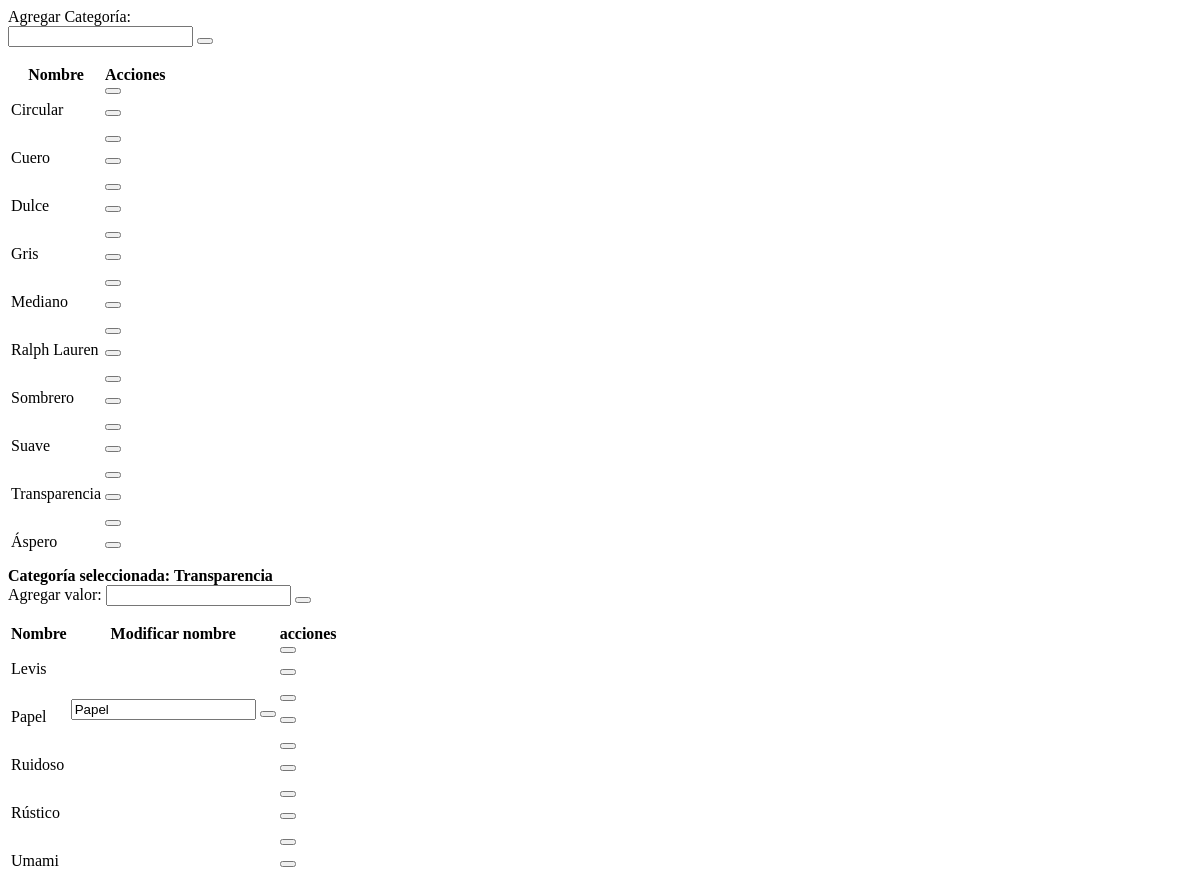
The app's page /articles_categories_values_update/1/1 (signed in), older data.
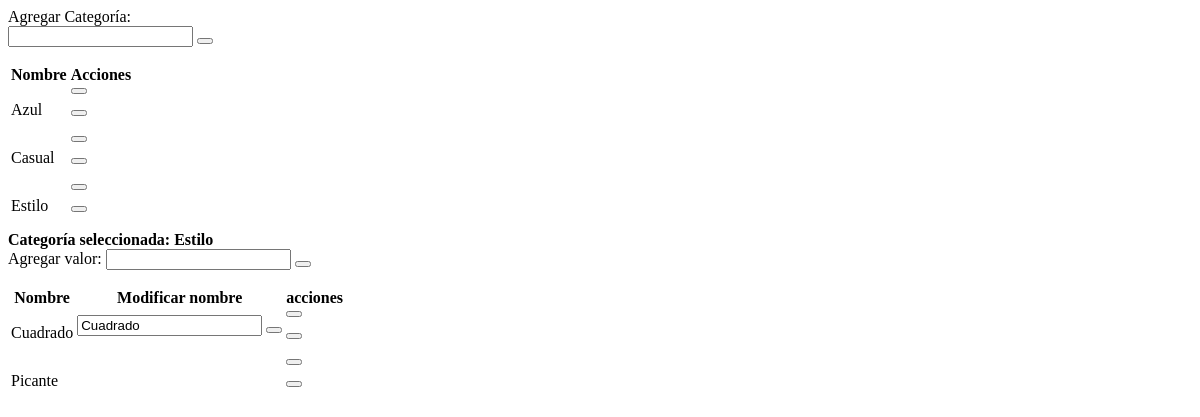
The same page, newer data.
### articles/models.py (models this page shows, shortened)
class Category(models.Model):
    name = models.CharField(max_length=100, unique=True)
    class Meta:
        verbose_name = 'Categoría'
        verbose_name_plural = 'Categorías'
        ordering = ['name']

class Value(models.Model):
    name = models.CharField(max_length=100)
    category_id = models.ForeignKey(Category,on_delete=models.CASCADE)
    class Meta:
        unique_together = ('name', 'category_id')
        verbose_name = 'Valor'
        verbose_name_plural = 'Valores'
        ordering = ['name']

### articles/views.py (the view)
# urls.py: path('articles_categories_values_update/<int:cat_id>/<int:val_id>', articles_views.articles_value_update, name="value_update"),
def articles_value_update(request, cat_id, val_id, art_id=None):
    context={}
    value_to_update = Value.objects.get(id = val_id)
    template = 'articles_category_value_section.html'
    if not string_is_empty(art_id):
        article_to_update = Article.objects.get(id = art_id)
        context['article_to_update'] = article_to_update
        context['articles_any'] = [article_to_update]
    category_to_update = Category.objects.get(id = cat_id)
    context['category_to_update'] = category_to_update
    context["categories"] = Category.objects.all()
    context['value_to_update'] = value_to_update
    context['values'] = Value.objects.filter(category_id = category_to_update)
    context["answer_title_values"] = f"Categoría seleccionada: {category_to_update.name}"
    context["name_value_edition"] = True
    return render_login_required(request, template, context)

### articles/utils.py (called while the page is built)
@login_required
def render_login_required(request, template: str,context: dict):
    return render(request, template, context)

def string_is_empty(s):
    print("Its empty name? --> checking...")
    return s is None or s.strip() == ''

### articles/templates/articles/htmx/articles_category_value_section.html (shortened to what this page needs)
<div id="articles_category_value_section">
    {% include 'categories_table.html' %}
</div>

### articles/templates/articles/partials/categories_table.html (shortened to what the changed rows need)
<div id="categories_table" class="overflow-x-auto">
    <div class="flex flex-col md:flex-row" class="md:flex md:justify-center">
        <div class="md:w-1/2 bg-gradient-to-tr from-amber-300 to-amber-100 rounded-md  border-2 p-4 m-8 shadow-slate-600 shadow-sm border-separate border-amber-100">
            {% if categories %}
                <table class="mx-auto table-auto font-mono text-red-900  shadow-slate-600 shadow-sm bg-amber-200 border-separate border-2 border-amber-100 rounded-md p-4 m-8">
                    <thead class="p-3 m-3">
                        <tr class="bg-amber-300">
                            <th>Nombre</th>
                            <th>Acciones</th>
                        </tr>
                    </thead>
                    <tbody class="bg-amber-100">
                    {% for category in categories %}
                        <tr>
                            <td>{{category.name}}</td>
                            <td class="flex justify-between">
                                {% if article_to_update %}
                                    <form hx-get="{% url 'category_update' external_link="False" cat_id=category.id art_id=article_to_update.id %}" hx-swap="outerHTML" hx-target="#articles_category_value_section" >
                                        <button ion-button icon-only type="submit">
                                            <ion-icon name="create-outline"
                                            class="text-amber-50 rounded-tl-lg rounded-br-lg bg-gradient-to-tr from-red-900 to-red-700 px-4 py-2 shadow-md shadow-slate-800 transition hover:-translate-y-0.5 duration-300 hover:shadow-xl hover:shadow-slate-400 cursor-pointer mr-2"
                                            ></ion-icon>
                                        </button>
                                    </form>
                                    <form hx-delete="{% url 'category_delete' cat_id=category.id art_id=article_to_update.id %}" hx-headers='{"X-CSRFToken": "{{ csrf_token }}"}' hx-swap="outerHTML" hx-target="#articles_category_value_section" hx-confirm="¿Está seguro de que desea eliminar la categoría: {{category.name}}?">
                                        <button type="submit" ion-button icon-only >
                                            <ion-icon name="trash-outline"
                                            class="text-amber-50 rounded-tl-lg rounded-br-lg bg-gradient-to-tr from-red-900 to-red-700 px-4 py-2 shadow-md shadow-slate-800 transition hover:-translate-y-0.5 duration-300 hover:shadow-xl hover:shadow-slate-400 cursor-pointer"
                                            ></ion-icon>
                                        </button>
                                    </form>
                                {% else %}
                                    <form hx-get="{% url 'category_update' external_link="False" cat_id=category.id  %}" hx-swap="outerHTML" hx-target="#articles_category_value_section" >
                                        <button ion-button icon-only type="submit">
                                        </button>
                                    </form>
                                    <form hx-delete="{% url 'category_delete' cat_id=category.id %}" hx-headers='{"X-CSRFToken": "{{ csrf_token }}"}' hx-swap="outerHTML" hx-target="#articles_category_value_section" hx-confirm="¿Está seguro de que desea eliminar la categoría: {{category.name}}?">
                                        <button type="submit" ion-button icon-only >
                                        </button>
                                    </form>
                                {% endif %}
                            </td>
                        </tr>
                    {% endfor %}
                    </tbody>
                </table>
            {% endif %}
        </div>
        <div class="md:w-1/2 bg-gradient-to-tr from-amber-300 to-amber-100 rounded-md  border-2 p-4 m-8 shadow-slate-600 shadow-sm border-separate border-amber-100">
            <div>
                <b value="category_to_update.id" class="text-center">{{answer_title_values}}</b>
            </div>
            {% if values %}
            <table class="mx-auto table-auto font-mono text-red-900  shadow-slate-600 shadow-sm bg-amber-200 border-separate border-2 border-amber-100 rounded-md p-4 m-8">
                <thead class="p-3 m-3">
                    <tr class="bg-amber-300">
                        <th>Nombre</th>
                        {% if name_value_edition %}
                        <th>Modificar nombre</th>
                        {% endif %}
                        <th>acciones</th>
                    </tr>
                </thead>
                <tbody class="bg-amber-100">
                    {% for value in values %}
                    <tr>
                        <td>{{value.name}}</td>
                        {% if name_value_edition %}
                            {% if value_to_update == value %}
                                <td>
                                    {% if article_to_update %}
                                        <form class="flex justify-between" hx-post="{% url 'value_update_name' val_id=value.id art_id=article_to_update.id %}" hx-headers='{"X-CSRFToken": "{{ csrf_token }}"}' hx-swap="outerHTML" hx-target="#articles_category_value_section" hx-include="[name='value_name_update']">
                                            <input class="w-full mr-2 bg-amber-50 rounded-sm px-2 mx-2" type="text" id="value_name_update" name="value_name_update" value="{{value.name}}">
                                            <button ion-button icon-only type="submit">
                                                <ion-icon name="save-outline"
                                                class="text-amber-50 rounded-tl-lg rounded-br-lg bg-gradient-to-tr from-red-900 to-red-700 px-4 py-2 shadow-md shadow-slate-800 transition hover:-translate-y-0.5 duration-300 hover:shadow-xl hover:shadow-slate-400 cursor-pointer mr-2"
                                                ></ion-icon>
                                            </button>
                                        </form>
                                    {% else %}
                                        <form class="flex justify-between" hx-post="{% url 'value_update_name' val_id=value.id %}" hx-headers='{"X-CSRFToken": "{{ csrf_token }}"}' hx-swap="outerHTML" hx-target="#articles_category_value_section" hx-include="[name='value_name_update']">
                                            <input class="w-full mr-2 bg-amber-50 rounded-sm px-2 mx-2" type="text" id="value_name_update" name="value_name_update" value="{{value.name}}">
                                            <button ion-button icon-only type="submit">
                                            </button>
                                        </form>
                                    {% endif %}
                                </td>
                            {% else %}
                                <td></td>
                            {% endif %}
                        {% endif %}
                        <td class="flex justify-between">
                            {% if article_to_update %}
                                <form hx-get="{% url 'value_update' cat_id=category_to_update.id val_id=value.id art_id=article_to_update.id %}" hx-swap="outerHTML" hx-target="#articles_category_value_section" >
                                    <button ion-button icon-only type="submit">
                                        <ion-icon name="create-outline"
                                        class="text-amber-50 rounded-tl-lg rounded-br-lg bg-gradient-to-tr from-red-900 to-red-700 px-4 py-2 shadow-md shadow-slate-800 transition hover:-translate-y-0.5 duration-300 hover:shadow-xl hover:shadow-slate-400 cursor-pointer mr-2"
                                        ></ion-icon>
                                    </button>
                                </form>
                                <form hx-delete="{% url 'value_delete' cat_id=category_to_update.id val_id=value.id art_id=article_to_update.id %}" hx-headers='{"X-CSRFToken": "{{ csrf_token }}"}' hx-swap="outerHTML" hx-target="#articles_category_value_section" hx-confirm="¿Está seguro de que desea eliminar el valor: {{value.name}}?">
                                    <button type="submit" ion-button icon-only >
                                        <ion-icon name="trash-outline"
                                        class="text-amber-50 rounded-tl-lg rounded-br-lg bg-gradient-to-tr from-red-900 to-red-700 px-4 py-2 shadow-md shadow-slate-800 transition hover:-translate-y-0.5 duration-300 hover:shadow-xl hover:shadow-slate-400 cursor-pointer"
                                        ></ion-icon>
                                    </button>
                                </form>
                            {% else %}
                                <form hx-get="{% url 'value_update' cat_id=category_to_update.id val_id=value.id %}" hx-swap="outerHTML" hx-target="#articles_category_value_section" >
                                    <button ion-button icon-only type="submit">
                                    </button>
                                </form>
                                <form hx-delete="{% url 'value_delete' cat_id=category_to_update.id val_id=value.id %}" hx-headers='{"X-CSRFToken": "{{ csrf_token }}"}' hx-swap="outerHTML" hx-target="#articles_category_value_section" hx-confirm="¿Está seguro de que desea eliminar el valor: {{value.name}}?">
                                    <button type="submit" ion-button icon-only >
                                    </button>
                                </form>
                            {% endif %}
                        </td>
                    </tr>
                    {% endfor %}
                </tbody>
            </table>
            {% endif %}
        </div>
    </div>
</div>

Row changes from the older to the newer data that the page shows:
removed Category: name "Circular"
removed Category: name "Dulce"
removed Category: name "Gris"
removed Category: name "Mediano"
removed Category: name "Ralph Lauren"
removed Category: name "Sombrero"
removed Category: name "Áspero"
no longer on this page (row edited): Value: name "Levis"
no longer on this page (row edited): Value: name "Rústico"
no longer on this page (row edited): Value: name "Umami"
changed Category: name "Cuero" → "Azul"
changed Category: name "Suave" → "Casual"
changed Category: name "Transparencia" → "Estilo"
changed Value: name "Papel" → "Cuadrado"; value_name_update "Papel" → "Cuadrado"
changed Value: name "Ruidoso" → "Picante"
Text that changed along with them:
{{ answer_title_values }}: "Categoría seleccionada: Transparencia" → "Categoría seleccionada: Estilo"
